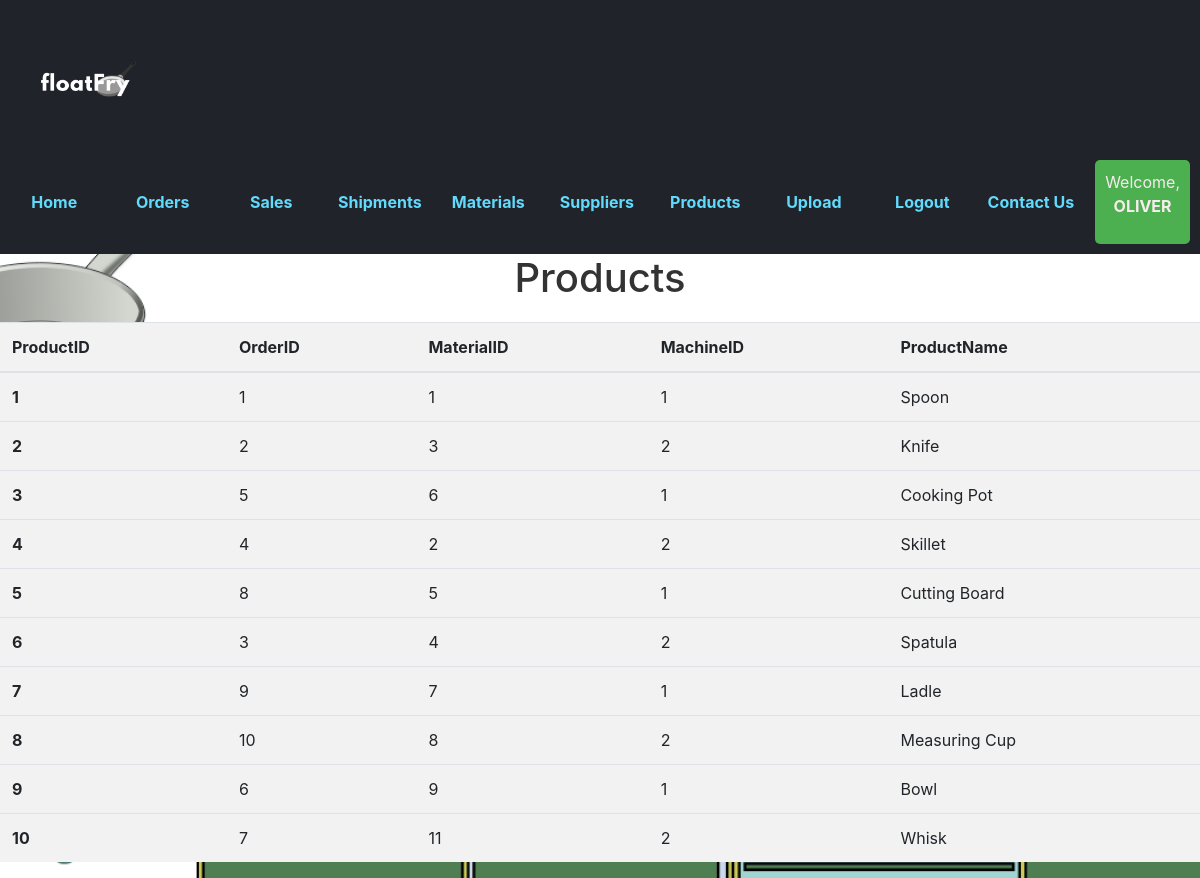
The app's page /Products (signed in) with its own data.
### tables this page shows
CREATE TABLE Accounts (
    AccountsID INTEGER PRIMARY KEY AUTOINCREMENT,
    Username VARCHAR(255),
    Admin BOOLEAN,
    RoleID INTEGER,
    Role VARCHAR(255),
    EmployeeID INTEGER, Password VARCHAR(100),
    FOREIGN KEY (RoleID) REFERENCES Roles(RoleID),
    FOREIGN KEY (EmployeeID) REFERENCES Employees(EmployeeID)
);

CREATE TABLE Products (
    ProductID INT PRIMARY KEY,
    OrderID INT,
    MaterialID INT,
    MachineID INT,
    ProductName VARCHAR(255),
    FOREIGN KEY (OrderID) REFERENCES Orders(OrderID),
    FOREIGN KEY (MaterialID) REFERENCES Materials(MaterialID),
    FOREIGN KEY (MachineID) REFERENCES Machines(MachineID)
);

### Test.py (the view)
@app.route('/Products')
def products():
    user = get_current_user()
    db = get_db()
    if 'logged_in' in session and session['logged_in']:
        all_entries_cursor = db.execute('SELECT * FROM Products')
        products = all_entries_cursor.fetchall()
        return render_template('products.html',  user = user, products = products)
    else:
        return redirect(url_for('login'))

### Test.py (called while the page is built)
def get_current_user():
    user = None
    if "user" in session:
        user = session['user']
        print(user)
        db = get_db()
        user_cursor = db.execute("select * from Accounts where Username = ?", [user])
        user = user_cursor. fetchone()
    return user

### users_database.py (called while the page is built)
def connect_database():
    sql =  sqlite3.connect("/Users/muhammadusman/Downloads/django/JustInTime/Floatfry.db")
    sql.row_factory = sqlite3.Row
    return sql

def get_db():
    if not hasattr(g, 'FloatFry_db'):
        g.FloatFry_db = connect_database()
    return g.FloatFry_db

### templates/products.html (shortened to what this page needs)
{%from 'links.html' import links %}
<!DOCTYPE html>
<html lang="en">
<head>
    <link rel="stylesheet" href="{{ url_for('static', filename='styles.css') }}">
    <link rel="stylesheet" href="https://maxcdn.bootstrapcdn.com/bootstrap/4.5.2/css/bootstrap.min.css">
</head>
<body>
    <header>
        <div class="logo">
            <img src="{{ url_for('static', filename='float_fry_logo.png') }}" alt="Float Fry Logo">
        </div>
        <nav>
            {{links(user)}}
        </nav>
    </header>
    <h1>Products</h1>
    <table class="table">
        <thead>
          <tr>
            <th scope="col">ProductID</th>
            <th scope="col">OrderID</th>
            <th scope="col">MaterialID</th>
            <th scope="col">MachineID</th>
            <th scope="col">ProductName</th>
          </tr>
        </thead>
        <tbody>
            {% if products %}
                {% for prod in products %}
                    <tr>
                        <th scope="row">{{ prod["ProductID"] }}</th>
                        <td>{{ prod["OrderID"] }}</td>
                        <td>{{ prod["MaterialID"] }}</td>
                        <td>{{ prod["MachineID"] }}</td>
                        <td>{{ prod["ProductName"] }}</td>
                    </tr>
                {% endfor %}
            {% endif %}
        </tbody>
      </table>
</body>
</html>

### templates/links.html (shortened to what this page needs)
{% macro links(user)%}
    <ul>
        {% if user %}
        <li><a href="{{ url_for('home') }}">Home</a></li>
        <li><a href="{{ url_for('orders') }}">Orders</a></li>
        <li><a href="{{ url_for('sales') }}">Sales</a></li>
        <li><a href="{{ url_for('shipments') }}">Shipments</a></li>
        <li><a href="{{ url_for('materials') }}">Materials</a></li>
        <li><a href="{{ url_for('suppliers') }}">Suppliers</a></li>
        <li><a href="{{ url_for('products') }}">Products</a></li>
        <li><a href="{{ url_for('upload_file') }}">Upload</a></li>
        <li><a href="{{ url_for('logout') }}">Logout</a></li>
        {% endif %}
        <li><a href="{{ url_for('contact') }}">Contact Us</a></li>
        <li>
            {% if user %}
                <div class="user-info">
                    <p>Welcome, <span>{{ user['username'] }}</span></p>
                </div>
            {% endif %}
        </li>
    </ul>
{%endmacro%}

### static/styles.css (style rules this page uses)
body { font-family: Arial, sans-serif; background-color: #f0f0f0; margin: 0; padding: 0; background: url('splash.png'); background-size: cover; opacity: 1; }
header { background-color: #20232a; color: #61dafb; padding: 10px; display: flex; justify-content: space-between; align-items: center; }
.logo img { width: 150px; }
nav ul { list-style-type: none; display: flex; gap: 20px; margin: 0; padding: 0; align-items: center; justify-content: space-between; }
nav ul li { flex: 1; text-align: center; }
nav ul li a { text-decoration: none; color: #61dafb; font-weight: bold; transition: color 0.2s; display: block; padding: 10px 0; }
.user-info { background-color: #f9f1f1; color: rgb(0, 0, 0); padding: 5px 10px; border-radius: 5px; }
h1 { text-align: center; margin-top: 50px; font-size: 36px; color: #333; }
.table { width: 100%; border-collapse: collapse; margin-top: 20px; color: rgb(247, 237, 237); background-color: #f2f2f2; }
.user-info { background-color: #4CAF50; color: white; padding: 10px; border-radius: 5px; }
.user-info span { font-weight: bold; }
p { font-size: 16px; color: rgb(247, 237, 237); }

### records on screen
Accounts: username "OLIVER"
Products: ProductID "1", OrderID "1", MaterialID "1", MachineID "1", ProductName "Spoon"
Products: ProductID "2", OrderID "2", MaterialID "3", MachineID "2", ProductName "Knife"
Products: ProductID "3", OrderID "5", MaterialID "6", MachineID "1", ProductName "Cooking Pot"
Products: ProductID "4", OrderID "4", MaterialID "2", MachineID "2", ProductName "Skillet"
Products: ProductID "5", OrderID "8", MaterialID "5", MachineID "1", ProductName "Cutting Board"
Products: ProductID "6", OrderID "3", MaterialID "4", MachineID "2", ProductName "Spatula"
Products: ProductID "7", OrderID "9", MaterialID "7", MachineID "1", ProductName "Ladle"
Products: ProductID "8", OrderID "10", MaterialID "8", MachineID "2", ProductName "Measuring Cup"
Products: ProductID "9", OrderID "6", MaterialID "9", MachineID "1", ProductName "Bowl"
Products: ProductID "10", OrderID "7", MaterialID "11", MachineID "2", ProductName "Whisk"
